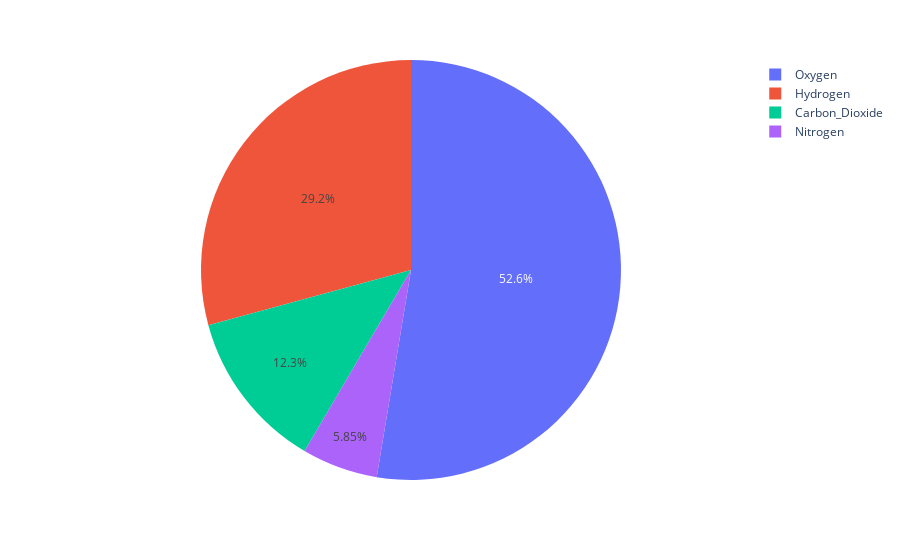

The notebook cell saved with this chart:
### Code cell
import plotly.express as px
labels = ['Oxygen','Hydrogen','Carbon_Dioxide','Nitrogen']
values = [4500, 2500, 1053, 500]

fig = px.pie(names =labels, values=values)

fig.show()

### Figure 1 — Plotly figure (JSON) as saved in the notebook; plotly's stock layout.template omitted (floating-point values rounded to 4 significant figures)
{"data": [{"domain": {"x": [0.0, 1.0], "y": [0.0, 1.0]}, "hovertemplate": "label=%{label}<br>value=%{value}<extra></extra>", "labels": ["Oxygen", "Hydrogen", "Carbon_Dioxide", "Nitrogen"], "legendgroup": "", "name": "", "showlegend": true, "values": [4500, 2500, 1053, 500], "type": "pie"}], "layout": {"legend": {"tracegroupgap": 0}, "margin": {"t": 60}}}
